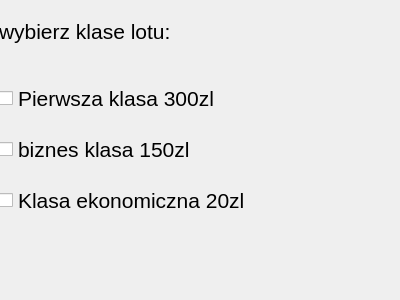
<?xml version="1.0" encoding="UTF-8"?>
<ui version="4.0">
 <class>Dialog</class>
 <widget class="QDialog" name="Dialog">
  <property name="geometry">
   <rect>
    <x>0</x>
    <y>0</y>
    <width>400</width>
    <height>300</height>
   </rect>
  </property>
  <property name="font">
   <font>
    <pointsize>16</pointsize>
   </font>
  </property>
  <property name="windowTitle">
   <string>Dialog</string>
  </property>
  <widget class="QWidget" name="verticalLayoutWidget">
   <property name="geometry">
    <rect>
     <x>-1</x>
     <y>-1</y>
     <width>401</width>
     <height>301</height>
    </rect>
   </property>
   <layout class="QVBoxLayout" name="verticalLayout">
    <property name="spacing">
     <number>20</number>
    </property>
    <item>
     <widget class="QLabel" name="label">
      <property name="text">
       <string>wybierz klase lotu:</string>
      </property>
     </widget>
    </item>
    <item>
     <widget class="QCheckBox" name="firstBox">
      <property name="text">
       <string>Pierwsza klasa 300zl</string>
      </property>
     </widget>
    </item>
    <item>
     <widget class="QCheckBox" name="bussinesBox">
      <property name="text">
       <string>biznes klasa 150zl</string>
      </property>
     </widget>
    </item>
    <item>
     <widget class="QCheckBox" name="economicBox">
      <property name="text">
       <string>Klasa ekonomiczna 20zl</string>
      </property>
     </widget>
    </item>
    <item>
     <widget class="QLabel" name="resultLabel">
      <property name="text">
       <string/>
      </property>
     </widget>
    </item>
   </layout>
  </widget>
 </widget>
 <resources/>
 <connections/>
</ui>
